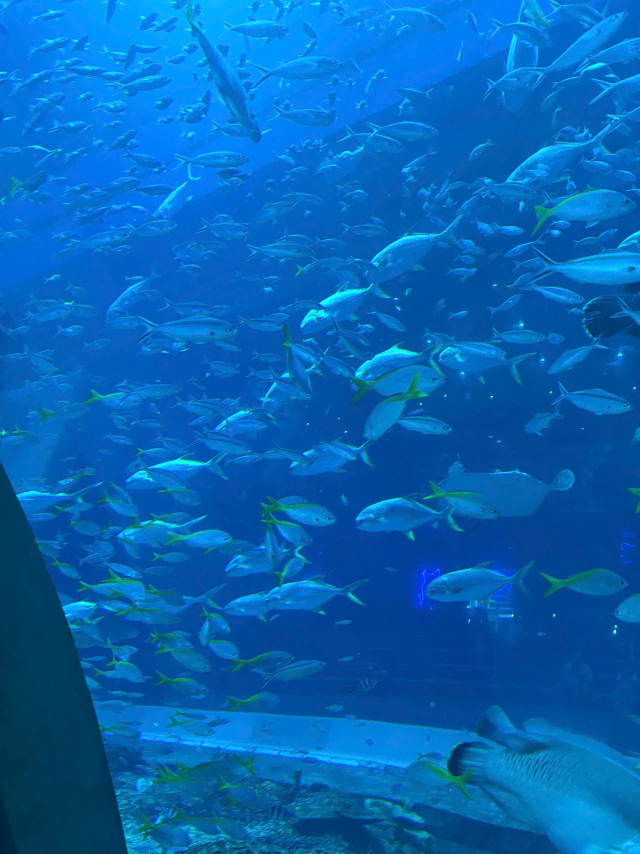
#> input picture IMG/z6915192691109_1104ab4c719b4dda292651a3ac31ec9a.jpg, 1920 x 2560 px (shown at 1/3 size)
$ python -i app.py   (imports and definitions only)
#> lines starting #> are read from the running program, lines starting #| are printed output that depends on the picture
from flask import Flask, request, render_template
import cv2
import numpy as np
import base64
import os

# [1 line not run here, left out]


#Chuyển ảnh từ dạng upload sang ảnh numpy Để xl trong OpenCV
# [18 lines left out: functions read_img_from_upload, to_base64_img, convertGray, not called in this run]

def convert_LogarithmOne(img, c):
    i = img.astype(float)
    return float(c) * cv2.log(1+i)

def convertByPowerLawOne(img, gamma, c):
    i = img.astype(float)
    return float(c)*pow(i,float(gamma))

# [9 lines left out: function histogram, not called in this run]

def histogram_clahe(img):
    # img: ảnh grayscale
    clahe = cv2.createCLAHE(clipLimit=2.0, tileGridSize=(8,8))
    equalized = clahe.apply(img)
    return equalized

# [6 lines left out: function sharpen_kernel, not called in this run]

def processing_CLAHE_Log(gray, method = 'gamma'):
    #Chuyển ảnh sáng grayScale
    if gray.ndim == 3:  # ảnh màu
        gray = cv2.cvtColor(gray, cv2.COLOR_BGR2GRAY)
    img_CLAHE = histogram_clahe(gray)
    result = convertByPowerLawOne(img_CLAHE, 0.7, 5)
    result = cv2.normalize(result, None, 0, 255, cv2.NORM_MINMAX).astype(np.uint8)
    return result

# [36 lines left out: functions proccessing_lack_of_light, process_img, not called in this run]

# [3 lines that did not run here, left out]

# [31 lines that did not run here, left out]

# [3 lines not run here, left out]


>>> import cv2
>>> picture = cv2.imread('IMG/z6915192691109_1104ab4c719b4dda292651a3ac31ec9a.jpg', cv2.IMREAD_GRAYSCALE)
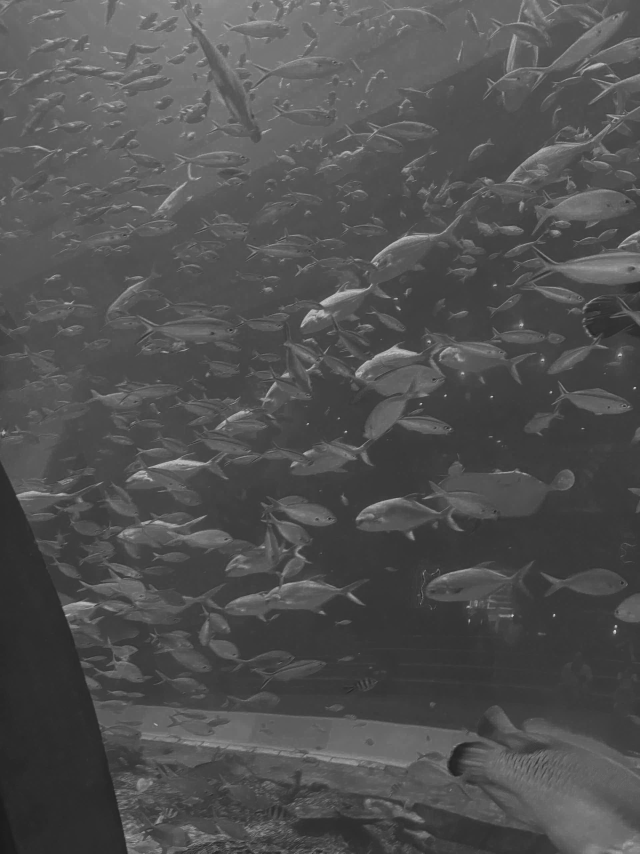
#> picture: shape (2560, 1920) (shown at 1/3 size); min 25, max 246, mean 81.2
>>> result = processing_CLAHE_Log(picture)
#> in histogram_clahe, `equalized = clahe.apply(img)`:
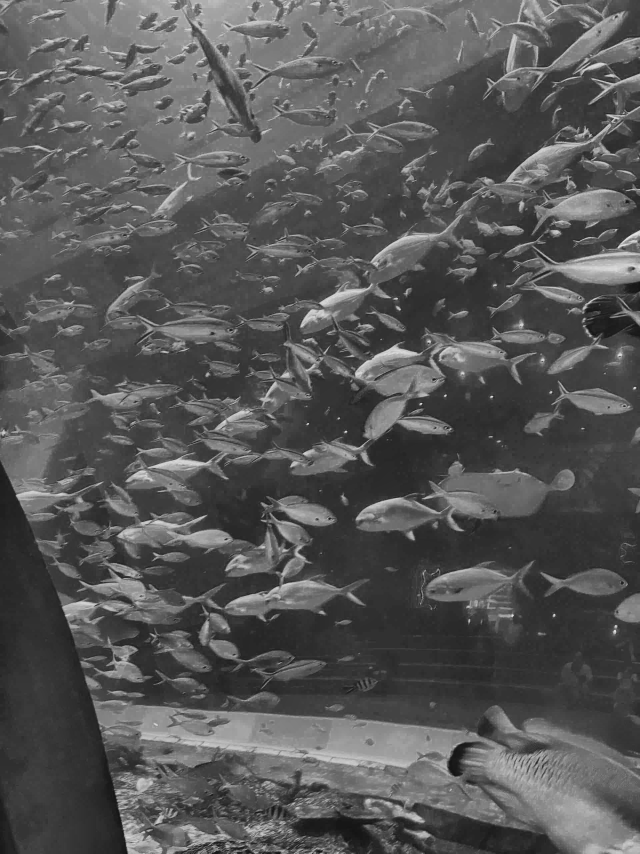
#> equalized: shape (2560, 1920) (shown at 1/3 size); min 15, max 249, mean 87.3
#> in convertByPowerLawOne, `return float(c)*pow(i,float(gamma))`:
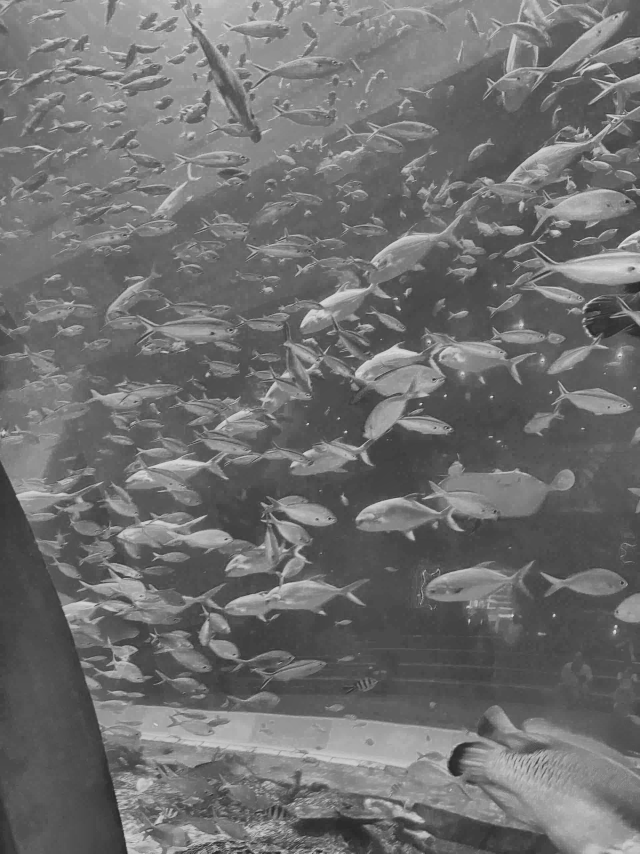
#> returned value: shape (2560, 1920) float64 (shown at 1/3 size); min 33.28, max 237.9, mean 112.2

$ run again, on IMG/z6915192694812_0203267fc5fd61d93fa398c4ee454b41.jpg
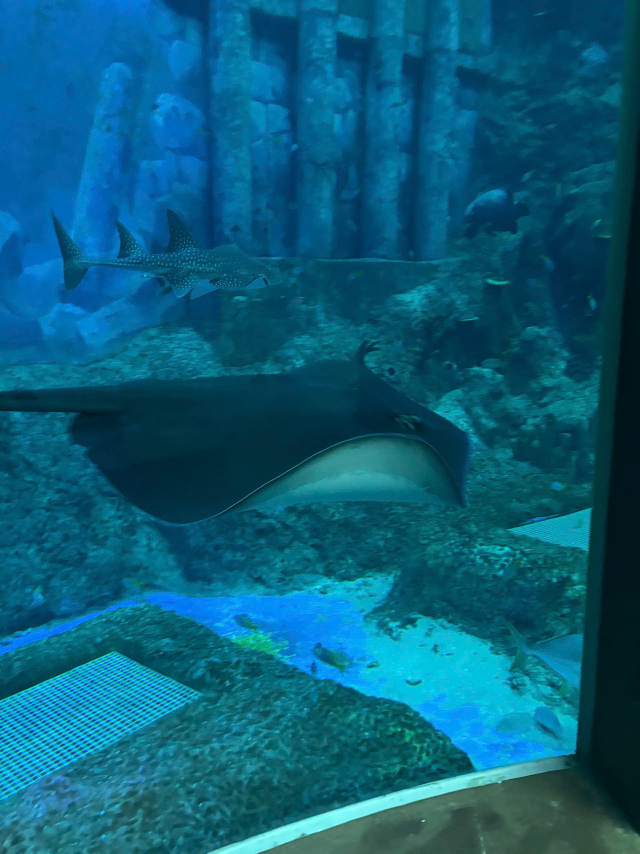
#> input picture IMG/z6915192694812_0203267fc5fd61d93fa398c4ee454b41.jpg, 1920 x 2560 px (shown at 1/3 size)
#> in histogram_clahe, `equalized = clahe.apply(img)`:
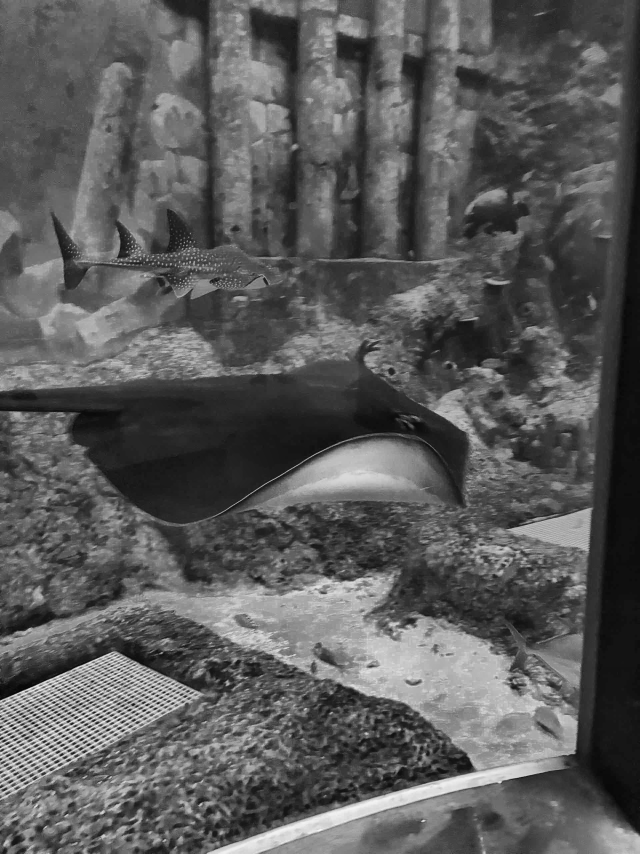
#> equalized: shape (2560, 1920) (shown at 1/3 size); min 4, max 249, mean 90.6
#> in convertByPowerLawOne, `return float(c)*pow(i,float(gamma))`:
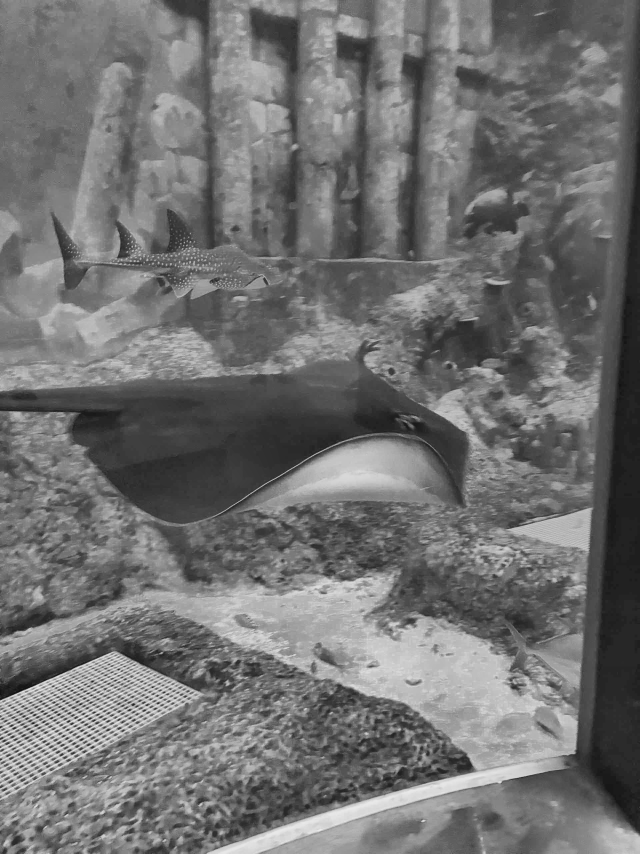
#> returned value: shape (2560, 1920) float64 (shown at 1/3 size); min 13.2, max 237.9, mean 113.9

$ run again, on IMG/z6915192708267_8642a0f782f0fe75d70c81bf25948fb1.jpg
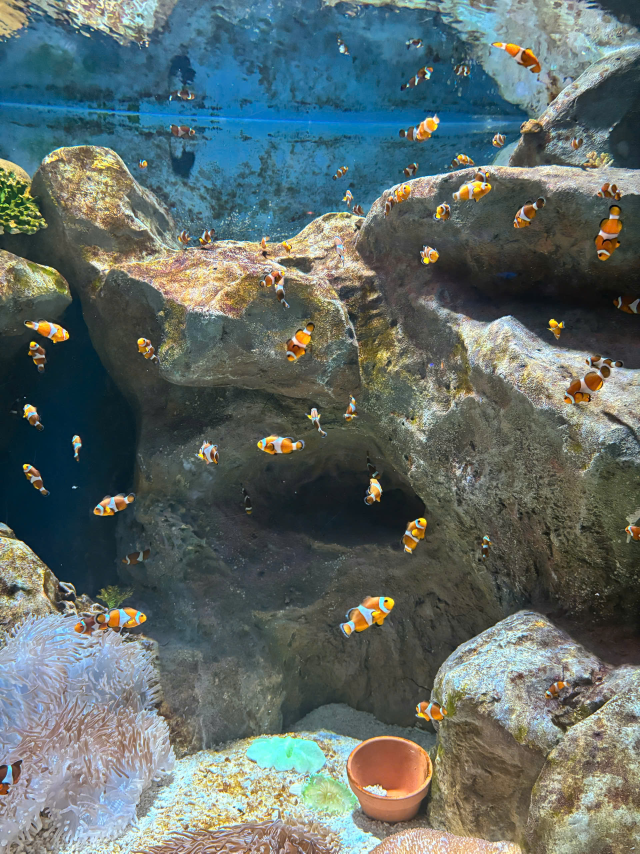
#> input picture IMG/z6915192708267_8642a0f782f0fe75d70c81bf25948fb1.jpg, 1920 x 2560 px (shown at 1/3 size)
#> in histogram_clahe, `equalized = clahe.apply(img)`:
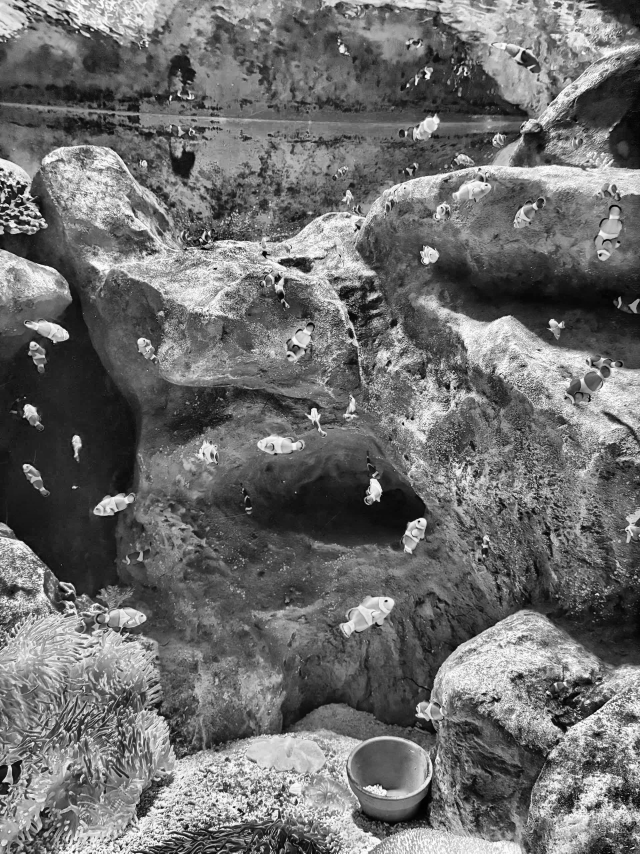
#> equalized: shape (2560, 1920) (shown at 1/3 size); min 0, max 255, mean 109.9
#> in convertByPowerLawOne, `return float(c)*pow(i,float(gamma))`:
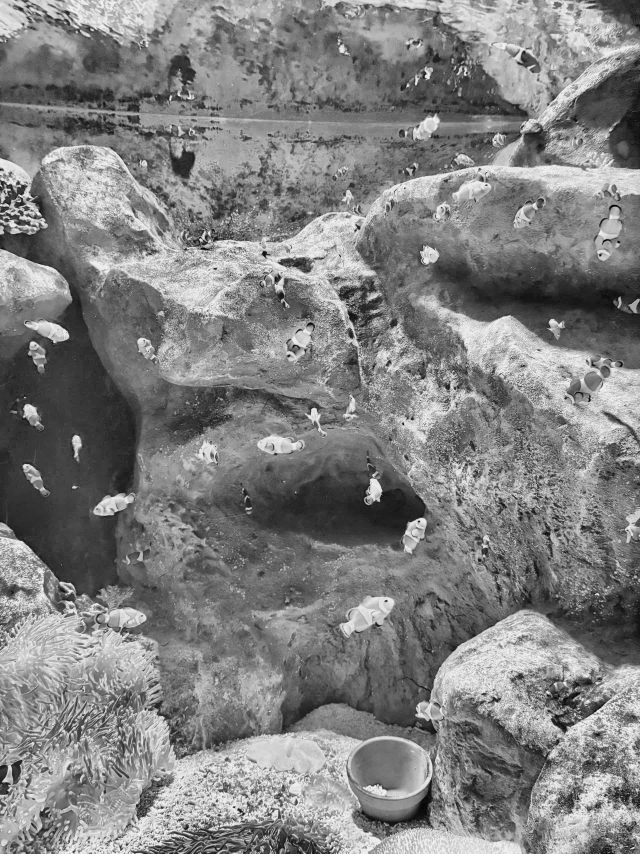
#> returned value: shape (2560, 1920) float64 (shown at 1/3 size); min 0, max 241.9, mean 129.6
